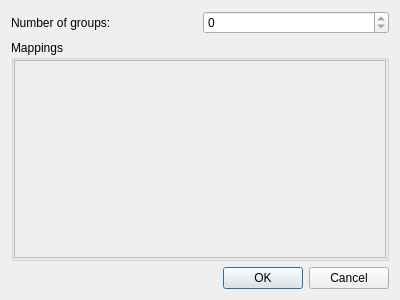
<?xml version="1.0" encoding="UTF-8"?>
<ui version="4.0">
 <class>NodeMappingsDialog</class>
 <widget class="QDialog" name="NodeMappingsDialog">
  <property name="geometry">
   <rect>
    <x>0</x>
    <y>0</y>
    <width>400</width>
    <height>300</height>
   </rect>
  </property>
  <property name="windowTitle">
   <string>Node Mappings</string>
  </property>
  <layout class="QVBoxLayout" name="verticalLayout" stretch="0,1,0">
   <item>
    <layout class="QHBoxLayout" name="horizontalLayout">
     <item>
      <widget class="QLabel" name="label">
       <property name="text">
        <string>Number of groups:</string>
       </property>
      </widget>
     </item>
     <item>
      <widget class="QSpinBox" name="groupNumber">
       <property name="readOnly">
        <bool>true</bool>
       </property>
      </widget>
     </item>
    </layout>
   </item>
   <item>
    <widget class="QGroupBox" name="mappingsGroup2">
     <property name="title">
      <string>Mappings</string>
     </property>
     <layout class="QVBoxLayout" name="verticalLayout_2">
      <property name="spacing">
       <number>0</number>
      </property>
      <property name="leftMargin">
       <number>0</number>
      </property>
      <property name="topMargin">
       <number>0</number>
      </property>
      <property name="rightMargin">
       <number>0</number>
      </property>
      <property name="bottomMargin">
       <number>0</number>
      </property>
      <item>
       <widget class="QScrollArea" name="mappingsGroup3">
        <property name="frameShadow">
         <enum>QFrame::Plain</enum>
        </property>
        <property name="horizontalScrollBarPolicy">
         <enum>Qt::ScrollBarAlwaysOff</enum>
        </property>
        <property name="widgetResizable">
         <bool>true</bool>
        </property>
        <widget class="QWidget" name="scrollAreaWidgetContents">
         <property name="geometry">
          <rect>
           <x>0</x>
           <y>0</y>
           <width>372</width>
           <height>194</height>
          </rect>
         </property>
         <layout class="QVBoxLayout" name="verticalLayout_3">
          <property name="spacing">
           <number>0</number>
          </property>
          <property name="leftMargin">
           <number>0</number>
          </property>
          <property name="topMargin">
           <number>0</number>
          </property>
          <property name="rightMargin">
           <number>0</number>
          </property>
          <property name="bottomMargin">
           <number>0</number>
          </property>
          <item>
           <widget class="QWidget" name="mappingsGroup" native="true"/>
          </item>
         </layout>
        </widget>
       </widget>
      </item>
     </layout>
    </widget>
   </item>
   <item>
    <widget class="QDialogButtonBox" name="buttonBox">
     <property name="orientation">
      <enum>Qt::Horizontal</enum>
     </property>
     <property name="standardButtons">
      <set>QDialogButtonBox::Cancel|QDialogButtonBox::Ok</set>
     </property>
    </widget>
   </item>
  </layout>
 </widget>
 <resources/>
 <connections>
  <connection>
   <sender>buttonBox</sender>
   <signal>accepted()</signal>
   <receiver>NodeMappingsDialog</receiver>
   <slot>accept()</slot>
   <hints>
    <hint type="sourcelabel">
     <x>248</x>
     <y>254</y>
    </hint>
    <hint type="destinationlabel">
     <x>157</x>
     <y>274</y>
    </hint>
   </hints>
  </connection>
  <connection>
   <sender>buttonBox</sender>
   <signal>rejected()</signal>
   <receiver>NodeMappingsDialog</receiver>
   <slot>reject()</slot>
   <hints>
    <hint type="sourcelabel">
     <x>316</x>
     <y>260</y>
    </hint>
    <hint type="destinationlabel">
     <x>286</x>
     <y>274</y>
    </hint>
   </hints>
  </connection>
 </connections>
</ui>
